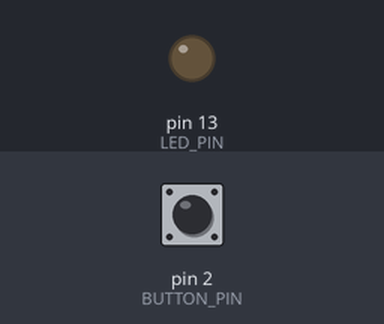
The sketch below on a simulated Arduino Uno, built with avr-gcc and run on an emulated ATmega328P. Shown: output pins drawn as LEDs (lit = HIGH). The inputs (shaded band) are chosen by the test bench; at power-on: pin 2 (BUTTON_PIN) HIGH.

Above: at 1.2 s.
1.3 s: pin 2 (BUTTON_PIN) pulled LOW for 0.15 s
At 1.37 s:
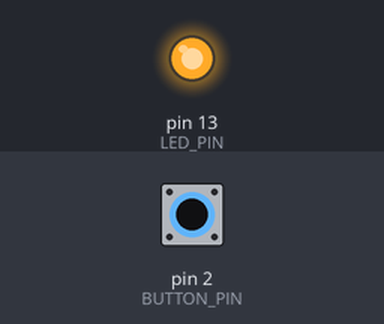
2.9 s: pin 2 (BUTTON_PIN) pulled LOW for 3.2 s
At 7.0 s:
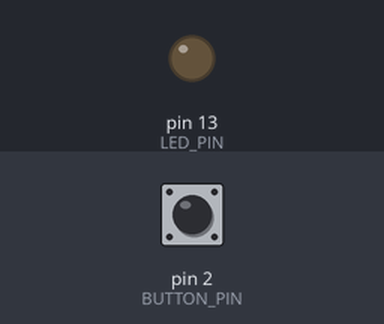
Timing chart, 0 to 8.5 s (numbered marks = the images above; inputs shaded):
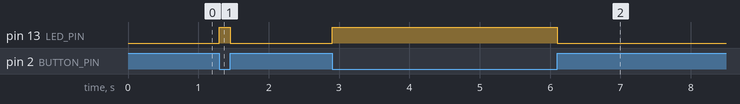

Measured:
- after the input at 1.3 s, pin 13 (LED_PIN): LOW → HIGH at once, → LOW 0.15 s later
- after the input at 2.9 s, pin 13 (LED_PIN): LOW → HIGH at once, → LOW 3.2 s later

The sketch:

sketch__2_.ino
```cpp
#define BUTTON_PIN 2
#define LED_PIN 13
void setup() {
    pinMode(BUTTON_PIN, INPUT_PULLUP); // Button with internal pull-up resistor
    pinMode(LED_PIN, OUTPUT); // LED as output
    digitalWrite(LED_PIN, LOW); // LED off initially
}
void loop() {
    if (digitalRead(BUTTON_PIN) == LOW) { // Button pressed (LOW due to pull-up)
        digitalWrite(LED_PIN, HIGH); // Turn LED on
    } else {
        digitalWrite(LED_PIN, LOW); // Turn LED off
    }
}
```
